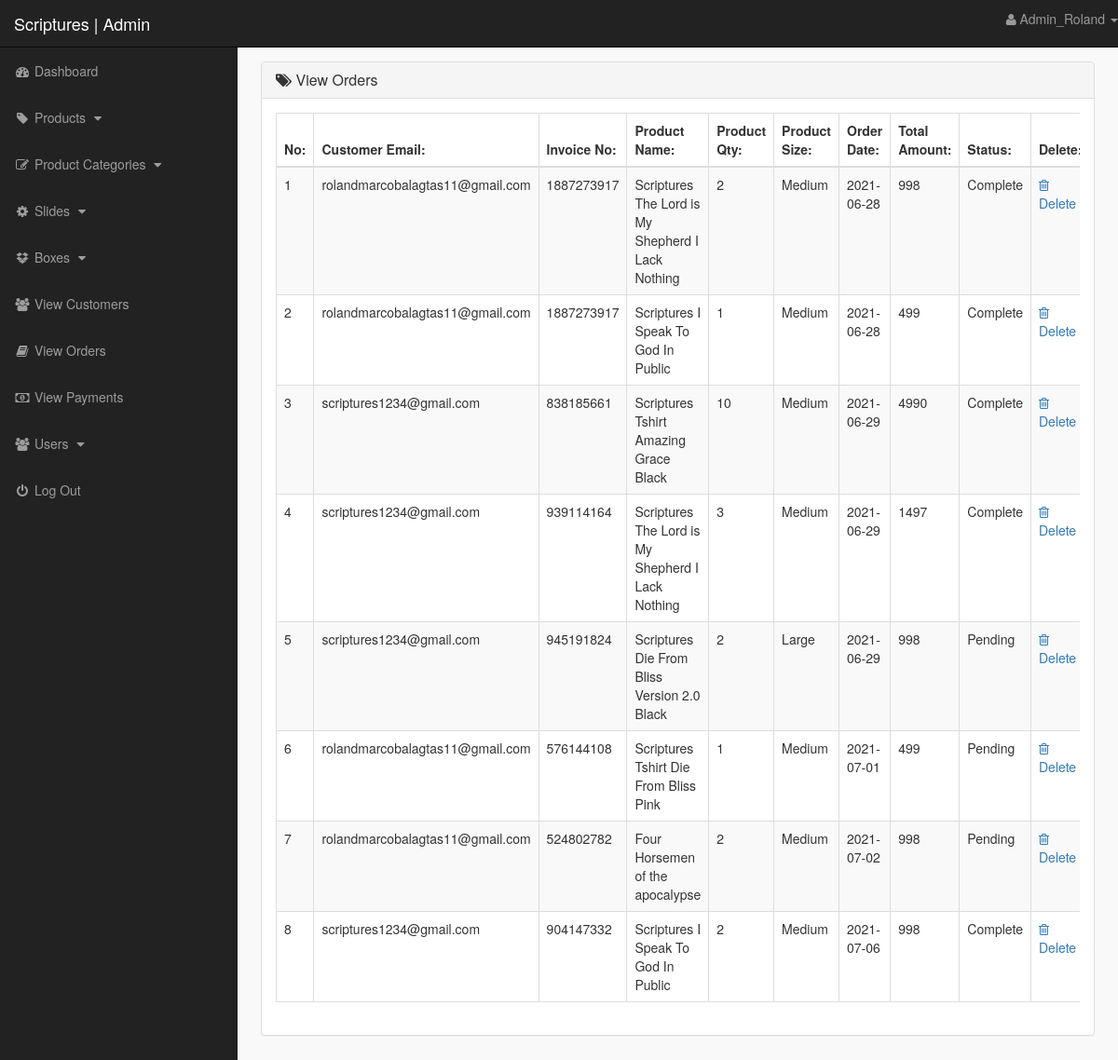
/admin_area/index.php?view_orders (signed in), run on the app's committed database.
### tables this page shows
CREATE TABLE `pending_orders` (
  `order_id` int(10) NOT NULL,
  `customer_id` int(10) NOT NULL,
  `invoice_no` int(10) NOT NULL,
  `product_id` text NOT NULL,
  `qty` int(10) NOT NULL,
  `size` text NOT NULL,
  `order_status` text NOT NULL
);

CREATE TABLE `customers` (
  `customer_id` int(10) NOT NULL,
  `customer_name` varchar(255) NOT NULL,
  `customer_email` varchar(255) NOT NULL,
  `customer_pass` varchar(255) NOT NULL,
  `customer_city` text NOT NULL,
  `customer_contact` varchar(255) NOT NULL,
  `customer_address` text NOT NULL,
  `customer_image` text NOT NULL,
  `customer_ip` varchar(100) NOT NULL
);

CREATE TABLE `products` (
  `product_id` int(10) NOT NULL,
  `p_cat_id` int(10) NOT NULL,
  `date` timestamp NOT NULL DEFAULT current_timestamp() ON UPDATE current_timestamp(),
  `product_title` text NOT NULL,
  `product_img1` text NOT NULL,
  `product_img2` text NOT NULL,
  `product_img3` text NOT NULL,
  `product_price` int(10) NOT NULL,
  `product_keywords` text NOT NULL,
  `product_desc` text NOT NULL
);

CREATE TABLE `customer_orders` (
  `order_id` int(10) NOT NULL,
  `customer_id` int(10) NOT NULL,
  `due_amount` int(100) NOT NULL,
  `invoice_no` int(100) NOT NULL,
  `qty` int(10) NOT NULL,
  `size` text NOT NULL,
  `order_date` date NOT NULL,
  `order_status` text NOT NULL
);

### admin_area/view_orders.php (the view, shortened to what this page needs)
<?php
    if(!isset($_SESSION['admin_email'])){
        echo "<script>window.open('login.php','_self')</script>";
    }else{
?>
<div class="row">
    <div class="col-lg-12">
        <ol class="breadcrumb">
            <li class="active">
            </li>
        </ol>
    </div>
</div>
<div class="row">
    <div class="col-lg-12">
        <div class="panel panel-default">
            <div class="panel-heading">
               <h3 class="panel-title">
                   <i class="fa fa-tags"></i>  View Orders
               </h3>
            </div>
            <div class="panel-body">
                <div class="table-responsive">
                    <table class="table table-striped table-bordered table-hover">
                        <thead>
                            <tr>
                                <th> No: </th>
                                <th> Customer Email: </th>
                                <th> Invoice No: </th>
                                <th> Product Name: </th>
                                <th> Product Qty: </th>
                                <th> Product Size: </th>
                                <th> Order Date: </th>
                                <th> Total Amount: </th>
                                <th> Status: </th>
                                <th> Delete: </th>
                            </tr>
                        </thead>
                        <tbody>
                            <?php
                                $i=0;
                                $get_orders = "select * from pending_orders";
                                $run_orders = mysqli_query($con,$get_orders);
                                while($row_order=mysqli_fetch_array($run_orders)){
                                    $order_id = $row_order['order_id'];
                                    $c_id = $row_order['customer_id'];
                                    $invoice_no = $row_order['invoice_no'];
                                    $product_id = $row_order['product_id'];
                                    $qty = $row_order['qty'];
                                    $size = $row_order['size'];
                                    $order_status = $row_order['order_status'];
                                    $get_products = "select * from products where product_id='$product_id'";
                                    $run_products = mysqli_query($con,$get_products);
                                    $row_products = mysqli_fetch_array($run_products);
                                    $product_title = $row_products['product_title'];
                                    $get_customer = "select * from customers where customer_id='$c_id'";
                                    $run_customer = mysqli_query($con,$get_customer);
                                    $row_customer = mysqli_fetch_array($run_customer);
                                    $customer_email = $row_customer['customer_email'];
                                    $get_c_order = "select * from customer_orders where order_id='$order_id'";
                                    $run_c_order = mysqli_query($con,$get_c_order);
                                    $row_c_order = mysqli_fetch_array($run_c_order);
                                    $order_date = $row_c_order['order_date'];
                                    $order_amount = $row_c_order['due_amount'];
                                    $i++;
                            ?>
                            <tr>
                                <td> <?php echo $i; ?> </td>
                                <td> <?php echo $customer_email; ?> </td>
                                <td> <?php echo $invoice_no; ?></td>
                                <td> <?php echo $product_title; ?> </td>
                                <td> <?php echo $qty; ?></td>
                                <td> <?php echo $size; ?> </td>
                                <td> <?php echo $order_date; ?> </td>
                                <td> <?php echo $order_amount; ?> </td>
                                <td>
                                    <?php
                                        if($order_status=='Pending'){
                                            echo $order_status='Pending';
                                        }else{
                                            echo $order_status='Complete';
                                        }
                                    ?>
                                </td>
                                <td>
                                     <a href="index.php?delete_order=<?php echo $order_id; ?>">
                                        <i class="fa fa-trash-o"></i> Delete
                                     </a>
                                </td>
                            </tr>
                            <?php } ?>
                        </tbody>
                    </table>
                </div>
            </div>
        </div>
    </div>
</div>
<?php } ?>

### admin_area/includes/sidebar.php (shortened to what this page needs)
<?php
 if (!isset($_SESSION['admin_email'])) {
 	echo "<script>window.open('login.php','_self')</script>";
 }else{
?>
<nav class="navbar navbar-inverse navbar-fixed-top">
	<div class="navbar-header">
		<a href="index.php?dashboard" class="navbar-brand">Scriptures | Admin</a>
	</div>
	<ul class="nav navbar-right top-nav">
		<li class="dropdown">
			<a href = "#" class="dropdown-toggle" data-toggle="dropdown">
				<i class="fa fa-user"></i> <?php echo $admin_name; ?> <b class="caret"> </b>
			</a>
		</li>
	</ul>
	<div class="collapse navbar-collapse navbar-exi-collapse">
		<ul class="nav navbar-nav side-nav">
			<li>
				<li>
						<a href="index.php?dashboard">
							<i class="fa fa-fw fa-dashboard"></i> Dashboard
						</a>
				</li>
			</li>
				<li>
				<li>
						<a href="#" data-toggle="collapse" data-target="#products">
							<i class="fa fa-fw fa-tag"></i> Products
							<i class="fa fa-fw fa-caret-down"></i>
						</a>
				</li>
			</li>
			<li>
				<li>
						<a href="#" data-toggle="collapse" data-target="#p_cat">
							<i class="fa fa-fw fa-edit"></i> Product Categories
							<i class="fa fa-fw fa-caret-down"></i>
						</a>
				</li>
			</li>
			<li>
				<li>
						<a href="#" data-toggle="collapse" data-target="#slides">
							<i class="fa fa-fw fa-gear"></i> Slides
							<i class="fa fa-fw fa-caret-down"></i>
						</a>
				</li>
				<li>
                <a href="#" data-toggle="collapse" data-target="#boxes">
                        <i class="fa fa-fw fa-dropbox"></i> Boxes
                        <i class="fa fa-fw fa-caret-down"></i>
                </a>
            </li>
			</li>
			<li>
				<a href="index.php?view_customers">
				<i class="fa fa-fw fa-users"> </i> View Customers
				</a>
			</li>
			<li>
				<a href="index.php?view_orders">
				<i class="fa fa-fw fa-book"> </i> View Orders
				</a>
			</li>
			<li>
				<a href="index.php?view_payments">
				<i class="fa fa-fw fa-money"> </i> View Payments
				</a>
			</li>
			<li>
				<li>
						<a href="#" data-toggle="collapse" data-target="#users">
							<i class="fa fa-fw fa-users"></i> Users
							<i class="fa fa-fw fa-caret-down"></i>
						</a>
				</li>
			</li>
			<li>
				<a href="logout.php">
				<i class="fa fa-fw fa-power-off"> </i> Log Out
				</a>
			</li>
		</ul>
	</div>
</nav>
<?php } ?>

### admin_area/styles.css (style rules this page uses)
body { margin-top: 100px; }
@media (min-width: 768px) { body { margin-top: 50px; } }
.top-nav { 0 15px; }
.top-nav>li { float: left; display: inline-block; }
.top-nav>li>a { color: #999999; line-height: 20px; padding-top: 15px; padding-bottom: 15px; }
@media (min-width: 768px) { .side-nav { position: fixed; top: 51px; bottom: 0; width: 255px; overflow-y: auto; overflow-x: hidden; background-color: #222222; padding-bottom: 40px; border-radius: 0; } }
@media (min-width: 768px) { .side-nav>li>a { width: 255px; } }
.panel-body { border-radius: 5px; }

### admin_area/index.php (style rules this page uses)
body { background-color: #808080; }

### data on the page
pending_orders: customer.customer_email "rolandmarcobalagtas11@gmail.com", invoice_no "1887273917", product.product_title "Scriptures The Lord is My Shepherd I Lack Nothing", qty "2", size "Medium", customer_orders.order_date "2021-06-28", customer_orders.due_amount "998"
pending_orders: customer.customer_email "rolandmarcobalagtas11@gmail.com", invoice_no "1887273917", product.product_title "Scriptures I Speak To God In Public", qty "1", size "Medium", customer_orders.order_date "2021-06-28", customer_orders.due_amount "499"
pending_orders: customer.customer_email "scriptures1234@gmail.com", invoice_no "838185661", product.product_title "Scriptures Tshirt Amazing Grace Black", qty "10", size "Medium", customer_orders.order_date "2021-06-29", customer_orders.due_amount "4990"
pending_orders: customer.customer_email "scriptures1234@gmail.com", invoice_no "939114164", product.product_title "Scriptures The Lord is My Shepherd I Lack Nothing", qty "3", size "Medium", customer_orders.order_date "2021-06-29", customer_orders.due_amount "1497"
pending_orders: customer.customer_email "scriptures1234@gmail.com", invoice_no "945191824", product.product_title "Scriptures Die From Bliss Version 2.0 Black", qty "2", size "Large", customer_orders.order_date "2021-06-29", customer_orders.due_amount "998"
pending_orders: customer.customer_email "rolandmarcobalagtas11@gmail.com", invoice_no "576144108", product.product_title "Scriptures Tshirt Die From Bliss Pink", qty "1", size "Medium", customer_orders.order_date "2021-07-01", customer_orders.due_amount "499"
pending_orders: customer.customer_email "rolandmarcobalagtas11@gmail.com", invoice_no "524802782", product.product_title "Four Horsemen of the apocalypse", qty "2", size "Medium", customer_orders.order_date "2021-07-02", customer_orders.due_amount "998"
pending_orders: customer.customer_email "scriptures1234@gmail.com", invoice_no "904147332", product.product_title "Scriptures I Speak To God In Public", qty "2", size "Medium", customer_orders.order_date "2021-07-06", customer_orders.due_amount "998"

### other printed values
$admin_name "Admin_Roland"
